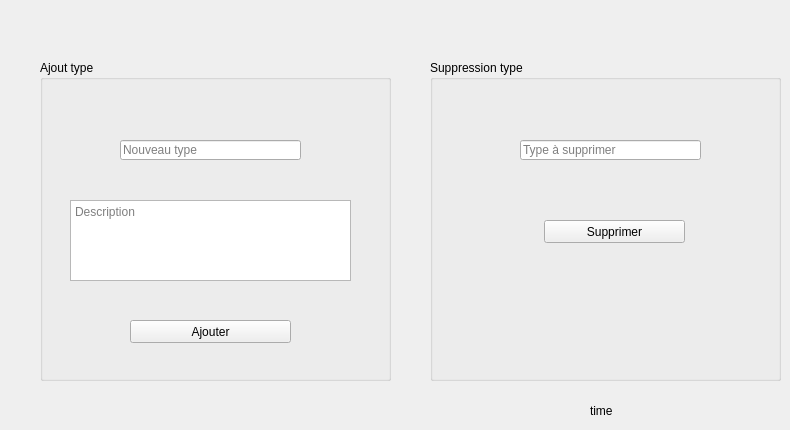
   <widget class="QWidget" name="addT">
    <attribute name="title">
     <string>Ajouter / Supprimer un type </string>
    </attribute>
    <widget class="QGroupBox" name="groupBox_5">
     <property name="geometry">
      <rect>
       <x>40</x>
       <y>60</y>
       <width>351</width>
       <height>321</height>
      </rect>
     </property>
     <property name="title">
      <string>Ajout type</string>
     </property>
     <widget class="QLineEdit" name="lineEdit_typerec">
      <property name="geometry">
       <rect>
        <x>80</x>
        <y>80</y>
        <width>181</width>
        <height>20</height>
       </rect>
      </property>
      <property name="styleSheet">
       <string notr="true"/>
      </property>
      <property name="placeholderText">
       <string>Nouveau type</string>
      </property>
     </widget>
     <widget class="QTextEdit" name="textEdit">
      <property name="geometry">
       <rect>
        <x>30</x>
        <y>140</y>
        <width>281</width>
        <height>81</height>
       </rect>
      </property>
      <property name="styleSheet">
       <string notr="true">QLineEdit {
    border: 2px solid gray;
    border-radius: 10px;
    padding: 0 8px;
    background: yellow;
    selection-background-color: darkgray;
}</string>
      </property>
      <property name="documentTitle">
       <string/>
      </property>
      <property name="lineWrapMode">
       <enum>QTextEdit::WidgetWidth</enum>
      </property>
      <property name="placeholderText">
       <string>Description</string>
      </property>
     </widget>
     <widget class="QPushButton" name="pb_ajouter_type">
      <property name="geometry">
       <rect>
        <x>90</x>
        <y>260</y>
        <width>161</width>
        <height>23</height>
       </rect>
      </property>
      <property name="text">
       <string>Ajouter</string>
      </property>
     </widget>
    </widget>
    <widget class="QGroupBox" name="groupBox">
     <property name="geometry">
      <rect>
       <x>430</x>
       <y>60</y>
       <width>351</width>
       <height>321</height>
      </rect>
     </property>
     <property name="title">
      <string>Suppression type</string>
     </property>
     <widget class="QLineEdit" name="lineEdit_typerec_supp">
      <property name="geometry">
       <rect>
        <x>90</x>
        <y>80</y>
        <width>181</width>
        <height>20</height>
       </rect>
      </property>
      <property name="placeholderText">
       <string>Type à supprimer</string>
      </property>
     </widget>
     <widget class="QPushButton" name="pb_supprimer_type">
      <property name="geometry">
       <rect>
        <x>114</x>
        <y>160</y>
        <width>141</width>
        <height>23</height>
       </rect>
      </property>
      <property name="text">
       <string>Supprimer</string>
      </property>
     </widget>
    </widget>
    <widget class="QLabel" name="label_7">
     <property name="geometry">
      <rect>
       <x>590</x>
       <y>400</y>
       <width>161</width>
       <height>21</height>
      </rect>
     </property>
     <property name="text">
      <string>time</string>
     </property>
    </widget>
   </widget>
